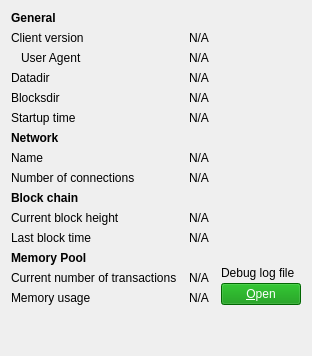
     <widget class="QWidget" name="tab_info">
      <attribute name="title">
       <string>&amp;Information</string>
      </attribute>
      <layout class="QGridLayout" name="gridLayout" columnstretch="0,1,0">
       <property name="horizontalSpacing">
        <number>12</number>
       </property>
       <item row="0" column="0">
        <widget class="QLabel" name="label_9">
         <property name="font">
          <font>
           <weight>75</weight>
           <bold>true</bold>
          </font>
         </property>
         <property name="text">
          <string>General</string>
         </property>
        </widget>
       </item>
       <item row="1" column="0">
        <widget class="QLabel" name="label_6">
         <property name="text">
          <string>Client version</string>
         </property>
        </widget>
       </item>
       <item row="1" column="1" colspan="2">
        <widget class="QLabel" name="clientVersion">
         <property name="cursor">
          <cursorShape>IBeamCursor</cursorShape>
         </property>
         <property name="text">
          <string>N/A</string>
         </property>
         <property name="textFormat">
          <enum>Qt::PlainText</enum>
         </property>
         <property name="textInteractionFlags">
          <set>Qt::LinksAccessibleByMouse|Qt::TextSelectableByKeyboard|Qt::TextSelectableByMouse</set>
         </property>
        </widget>
       </item>
       <item row="2" column="0">
        <widget class="QLabel" name="labelClientUserAgent">
         <property name="text">
          <string>User Agent</string>
         </property>
         <property name="indent">
          <number>10</number>
         </property>
        </widget>
       </item>
       <item row="2" column="1" colspan="2">
        <widget class="QLabel" name="clientUserAgent">
         <property name="cursor">
          <cursorShape>IBeamCursor</cursorShape>
         </property>
         <property name="text">
          <string>N/A</string>
         </property>
         <property name="textFormat">
          <enum>Qt::PlainText</enum>
         </property>
         <property name="textInteractionFlags">
          <set>Qt::LinksAccessibleByMouse|Qt::TextSelectableByKeyboard|Qt::TextSelectableByMouse</set>
         </property>
        </widget>
       </item>
       <item row="3" column="0">
        <widget class="QLabel" name="label_12">
         <property name="text">
          <string>Datadir</string>
         </property>
        </widget>
       </item>
       <item row="3" column="1" colspan="2">
        <widget class="QLabel" name="dataDir">
         <property name="cursor">
          <cursorShape>IBeamCursor</cursorShape>
         </property>
         <property name="toolTip">
          <string>To specify a non-default location of the data directory use the '%1' option.</string>
         </property>
         <property name="text">
          <string>N/A</string>
         </property>
         <property name="textFormat">
          <enum>Qt::PlainText</enum>
         </property>
         <property name="wordWrap">
          <bool>true</bool>
         </property>
         <property name="textInteractionFlags">
          <set>Qt::LinksAccessibleByMouse|Qt::TextSelectableByKeyboard|Qt::TextSelectableByMouse</set>
         </property>
        </widget>
       </item>
       <item row="4" column="0">
        <widget class="QLabel" name="label_11">
         <property name="text">
          <string>Blocksdir</string>
         </property>
        </widget>
       </item>
       <item row="4" column="1" colspan="2">
        <widget class="QLabel" name="blocksDir">
         <property name="cursor">
          <cursorShape>IBeamCursor</cursorShape>
         </property>
         <property name="toolTip">
          <string>To specify a non-default location of the blocks directory use the '%1' option.</string>
         </property>
         <property name="text">
          <string>N/A</string>
         </property>
         <property name="textFormat">
          <enum>Qt::PlainText</enum>
         </property>
         <property name="wordWrap">
          <bool>true</bool>
         </property>
         <property name="textInteractionFlags">
          <set>Qt::LinksAccessibleByMouse|Qt::TextSelectableByKeyboard|Qt::TextSelectableByMouse</set>
         </property>
        </widget>
       </item>
       <item row="5" column="0">
        <widget class="QLabel" name="label_13">
         <property name="text">
          <string>Startup time</string>
         </property>
        </widget>
       </item>
       <item row="5" column="1" colspan="2">
        <widget class="QLabel" name="startupTime">
         <property name="cursor">
          <cursorShape>IBeamCursor</cursorShape>
         </property>
         <property name="text">
          <string>N/A</string>
         </property>
         <property name="textFormat">
          <enum>Qt::PlainText</enum>
         </property>
         <property name="textInteractionFlags">
          <set>Qt::LinksAccessibleByMouse|Qt::TextSelectableByKeyboard|Qt::TextSelectableByMouse</set>
         </property>
        </widget>
       </item>
       <item row="6" column="0">
        <widget class="QLabel" name="labelNetwork">
         <property name="font">
          <font>
           <weight>75</weight>
           <bold>true</bold>
          </font>
         </property>
         <property name="text">
          <string>Network</string>
         </property>
        </widget>
       </item>
       <item row="7" column="0">
        <widget class="QLabel" name="label_8">
         <property name="text">
          <string>Name</string>
         </property>
        </widget>
       </item>
       <item row="7" column="1" colspan="2">
        <widget class="QLabel" name="networkName">
         <property name="cursor">
          <cursorShape>IBeamCursor</cursorShape>
         </property>
         <property name="text">
          <string>N/A</string>
         </property>
         <property name="textFormat">
          <enum>Qt::PlainText</enum>
         </property>
         <property name="textInteractionFlags">
          <set>Qt::LinksAccessibleByMouse|Qt::TextSelectableByKeyboard|Qt::TextSelectableByMouse</set>
         </property>
        </widget>
       </item>
       <item row="8" column="0">
        <widget class="QLabel" name="label_7">
         <property name="text">
          <string>Number of connections</string>
         </property>
        </widget>
       </item>
       <item row="8" column="1" colspan="2">
        <widget class="QLabel" name="numberOfConnections">
         <property name="cursor">
          <cursorShape>IBeamCursor</cursorShape>
         </property>
         <property name="text">
          <string>N/A</string>
         </property>
         <property name="textFormat">
          <enum>Qt::PlainText</enum>
         </property>
         <property name="textInteractionFlags">
          <set>Qt::LinksAccessibleByMouse|Qt::TextSelectableByKeyboard|Qt::TextSelectableByMouse</set>
         </property>
        </widget>
       </item>
       <item row="9" column="0">
        <widget class="QLabel" name="label_10">
         <property name="font">
          <font>
           <weight>75</weight>
           <bold>true</bold>
          </font>
         </property>
         <property name="text">
          <string>Block chain</string>
         </property>
        </widget>
       </item>
       <item row="10" column="0">
        <widget class="QLabel" name="label_3">
         <property name="text">
          <string>Current block height</string>
         </property>
        </widget>
       </item>
       <item row="10" column="1" colspan="2">
        <widget class="QLabel" name="numberOfBlocks">
         <property name="cursor">
          <cursorShape>IBeamCursor</cursorShape>
         </property>
         <property name="text">
          <string>N/A</string>
         </property>
         <property name="textFormat">
          <enum>Qt::PlainText</enum>
         </property>
         <property name="textInteractionFlags">
          <set>Qt::LinksAccessibleByMouse|Qt::TextSelectableByKeyboard|Qt::TextSelectableByMouse</set>
         </property>
        </widget>
       </item>
       <item row="11" column="0">
        <widget class="QLabel" name="labelLastBlockTime">
         <property name="text">
          <string>Last block time</string>
         </property>
        </widget>
       </item>
       <item row="11" column="1" colspan="2">
        <widget class="QLabel" name="lastBlockTime">
         <property name="cursor">
          <cursorShape>IBeamCursor</cursorShape>
         </property>
         <property name="text">
          <string>N/A</string>
         </property>
         <property name="textFormat">
          <enum>Qt::PlainText</enum>
         </property>
         <property name="textInteractionFlags">
          <set>Qt::LinksAccessibleByMouse|Qt::TextSelectableByKeyboard|Qt::TextSelectableByMouse</set>
         </property>
        </widget>
       </item>
       <item row="12" column="0">
        <widget class="QLabel" name="labelMempoolTitle">
         <property name="font">
          <font>
           <weight>75</weight>
           <bold>true</bold>
          </font>
         </property>
         <property name="text">
          <string>Memory Pool</string>
         </property>
        </widget>
       </item>
       <item row="13" column="0">
        <widget class="QLabel" name="labelNumberOfTransactions">
         <property name="text">
          <string>Current number of transactions</string>
         </property>
        </widget>
       </item>
       <item row="13" column="1">
        <widget class="QLabel" name="mempoolNumberTxs">
         <property name="cursor">
          <cursorShape>IBeamCursor</cursorShape>
         </property>
         <property name="text">
          <string>N/A</string>
         </property>
         <property name="textFormat">
          <enum>Qt::PlainText</enum>
         </property>
         <property name="textInteractionFlags">
          <set>Qt::LinksAccessibleByMouse|Qt::TextSelectableByKeyboard|Qt::TextSelectableByMouse</set>
         </property>
        </widget>
       </item>
       <item row="14" column="0">
        <widget class="QLabel" name="labelMemoryUsage">
         <property name="text">
          <string>Memory usage</string>
         </property>
        </widget>
       </item>
       <item row="14" column="1">
        <widget class="QLabel" name="mempoolSize">
         <property name="cursor">
          <cursorShape>IBeamCursor</cursorShape>
         </property>
         <property name="text">
          <string>N/A</string>
         </property>
         <property name="textFormat">
          <enum>Qt::PlainText</enum>
         </property>
         <property name="textInteractionFlags">
          <set>Qt::LinksAccessibleByMouse|Qt::TextSelectableByKeyboard|Qt::TextSelectableByMouse</set>
         </property>
        </widget>
       </item>
       <item row="12" column="2" rowspan="3">
        <layout class="QVBoxLayout" name="verticalLayoutDebugButton">
         <property name="spacing">
          <number>3</number>
         </property>
         <item>
          <spacer name="verticalSpacer_2">
           <property name="orientation">
            <enum>Qt::Vertical</enum>
           </property>
           <property name="sizeHint" stdset="0">
            <size>
             <width>10</width>
             <height>5</height>
            </size>
           </property>
          </spacer>
         </item>
         <item>
          <widget class="QLabel" name="labelDebugLogfile">
           <property name="text">
            <string>Debug log file</string>
           </property>
          </widget>
         </item>
         <item>
          <widget class="QPushButton" name="openDebugLogfileButton">
           <property name="toolTip">
            <string>Open the %1 debug log file from the current data directory. This can take a few seconds for large log files.</string>
           </property>
           <property name="text">
            <string>&amp;Open</string>
           </property>
           <property name="styleSheet">
             <string notr="true">QPushButton {background-color: rgb(1, 143, 1);color: #ffffff} QPushButton:hover {background-color: #02d902;color: #ffffff}</string></property>
           <property name="autoDefault">
            <bool>false</bool>
           </property>
          </widget>
         </item>
        </layout>
       </item>
       <item row="15" column="0">
        <spacer name="verticalSpacer">
         <property name="orientation">
          <enum>Qt::Vertical</enum>
         </property>
         <property name="sizeHint" stdset="0">
          <size>
           <width>20</width>
           <height>40</height>
          </size>
         </property>
        </spacer>
       </item>
      </layout>
     </widget>
